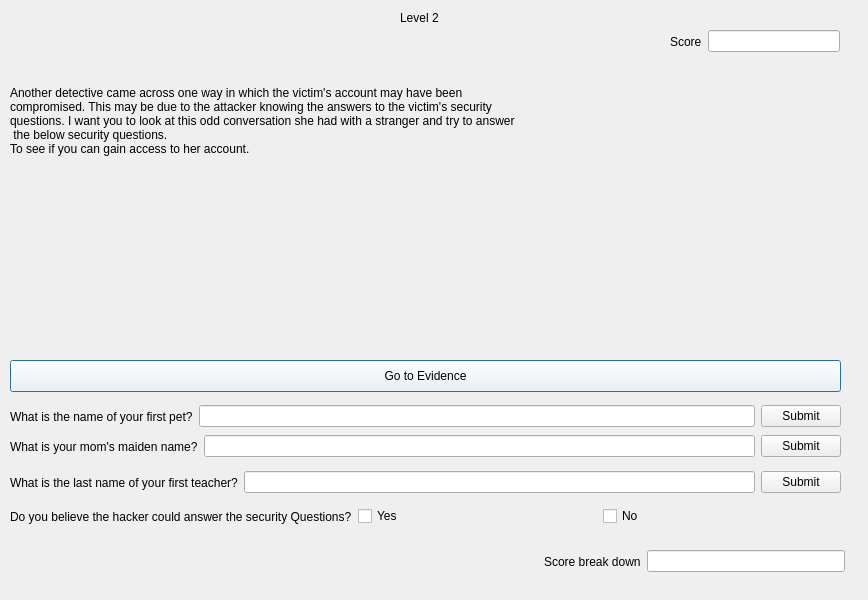
<?xml version="1.0" encoding="UTF-8"?>
<ui version="4.0">
 <class>stage2</class>
 <widget class="QDialog" name="stage2">
  <property name="geometry">
   <rect>
    <x>0</x>
    <y>0</y>
    <width>868</width>
    <height>600</height>
   </rect>
  </property>
  <property name="windowTitle">
   <string>Level 2</string>
  </property>
  <widget class="QLabel" name="label">
   <property name="geometry">
    <rect>
     <x>400</x>
     <y>10</y>
     <width>91</width>
     <height>16</height>
    </rect>
   </property>
   <property name="text">
    <string>Level 2</string>
   </property>
  </widget>
  <widget class="QPushButton" name="pushButton_5">
   <property name="geometry">
    <rect>
     <x>10</x>
     <y>360</y>
     <width>831</width>
     <height>32</height>
    </rect>
   </property>
   <property name="styleSheet">
    <string notr="true">background-color: rgb(251, 255, 255);</string>
   </property>
   <property name="text">
    <string>Go to Evidence</string>
   </property>
  </widget>
  <widget class="QWidget" name="layoutWidget">
   <property name="geometry">
    <rect>
     <x>10</x>
     <y>400</y>
     <width>831</width>
     <height>33</height>
    </rect>
   </property>
   <layout class="QHBoxLayout" name="horizontalLayout_3">
    <item>
     <widget class="QLabel" name="label_4">
      <property name="text">
       <string>What is the name of your first pet?</string>
      </property>
     </widget>
    </item>
    <item>
     <widget class="QLineEdit" name="lineEdit_3"/>
    </item>
    <item>
     <widget class="QPushButton" name="pushButton_3">
      <property name="text">
       <string>Submit</string>
      </property>
     </widget>
    </item>
   </layout>
  </widget>
  <widget class="QWidget" name="layoutWidget">
   <property name="geometry">
    <rect>
     <x>10</x>
     <y>430</y>
     <width>831</width>
     <height>33</height>
    </rect>
   </property>
   <layout class="QHBoxLayout" name="horizontalLayout">
    <item>
     <widget class="QLabel" name="label_2">
      <property name="text">
       <string>What is your mom's maiden name?</string>
      </property>
     </widget>
    </item>
    <item>
     <widget class="QLineEdit" name="lineEdit"/>
    </item>
    <item>
     <widget class="QPushButton" name="pushButton">
      <property name="text">
       <string>Submit</string>
      </property>
     </widget>
    </item>
   </layout>
  </widget>
  <widget class="QWidget" name="layoutWidget">
   <property name="geometry">
    <rect>
     <x>10</x>
     <y>460</y>
     <width>831</width>
     <height>45</height>
    </rect>
   </property>
   <layout class="QHBoxLayout" name="horizontalLayout_2">
    <item>
     <widget class="QLabel" name="label_3">
      <property name="text">
       <string>What is the last name of your first teacher?</string>
      </property>
     </widget>
    </item>
    <item>
     <widget class="QLineEdit" name="lineEdit_2"/>
    </item>
    <item>
     <widget class="QPushButton" name="pushButton_2">
      <property name="text">
       <string>Submit</string>
      </property>
     </widget>
    </item>
   </layout>
  </widget>
  <widget class="QWidget" name="layoutWidget">
   <property name="geometry">
    <rect>
     <x>10</x>
     <y>500</y>
     <width>831</width>
     <height>33</height>
    </rect>
   </property>
   <layout class="QHBoxLayout" name="horizontalLayout_4">
    <item>
     <widget class="QLabel" name="label_5">
      <property name="text">
       <string>Do you believe the hacker could answer the security Questions?</string>
      </property>
     </widget>
    </item>
    <item>
     <widget class="QCheckBox" name="checkBox_2">
      <property name="text">
       <string>Yes</string>
      </property>
     </widget>
    </item>
    <item>
     <widget class="QCheckBox" name="checkBox">
      <property name="text">
       <string>No</string>
      </property>
     </widget>
    </item>
   </layout>
  </widget>
  <widget class="QLabel" name="label_6">
   <property name="geometry">
    <rect>
     <x>10</x>
     <y>60</y>
     <width>851</width>
     <height>121</height>
    </rect>
   </property>
   <property name="text">
    <string>Another detective came across one way in which the victim's account may have been 
compromised. This may be due to the attacker knowing the answers to the victim's security 
questions. I want you to look at this odd conversation she had with a stranger and try to answer
 the below security questions.  
To see if you can gain access to her account.</string>
   </property>
  </widget>
  <widget class="QLabel" name="label_8">
   <property name="geometry">
    <rect>
     <x>359</x>
     <y>190</y>
     <width>151</width>
     <height>171</height>
    </rect>
   </property>
   <property name="text">
    <string/>
   </property>
   <property name="pixmap">
    <pixmap resource="img7.qrc">:/img7/280-2800653_transparent-white-magnifying-glass-png-magnifying-glass-document.png</pixmap>
   </property>
   <property name="scaledContents">
    <bool>true</bool>
   </property>
  </widget>
  <widget class="QWidget" name="layoutWidget">
   <property name="geometry">
    <rect>
     <x>670</x>
     <y>30</y>
     <width>170</width>
     <height>23</height>
    </rect>
   </property>
   <layout class="QHBoxLayout" name="horizontalLayout_5">
    <item>
     <widget class="QLabel" name="label_7">
      <property name="text">
       <string>Score</string>
      </property>
     </widget>
    </item>
    <item>
     <widget class="QLineEdit" name="Display2"/>
    </item>
   </layout>
  </widget>
  <widget class="QWidget" name="">
   <property name="geometry">
    <rect>
     <x>544</x>
     <y>550</y>
     <width>301</width>
     <height>23</height>
    </rect>
   </property>
   <layout class="QHBoxLayout" name="horizontalLayout_6">
    <item>
     <widget class="QLabel" name="label_9">
      <property name="text">
       <string>Score break down</string>
      </property>
     </widget>
    </item>
    <item>
     <widget class="QLineEdit" name="Display3"/>
    </item>
   </layout>
  </widget>
 </widget>
 <resources>
  <include location="img7.qrc"/>
 </resources>
 <connections/>
</ui>
